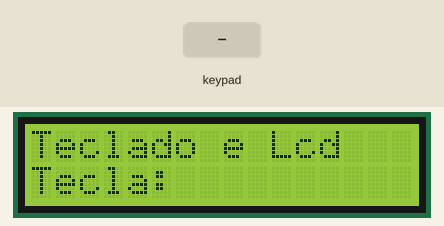
The sketch below on a simulated Arduino Uno, built with avr-gcc and run on an emulated ATmega328P. Shown: 16×2 character LCD. The inputs (shaded band) are chosen by the test bench. What the sketch prints to the serial monitor is not drawn.

Above: at 1.2 s.
1.3 s: keypad keys 1 2 # pressed 0.4 s apart
At 3.2 s:
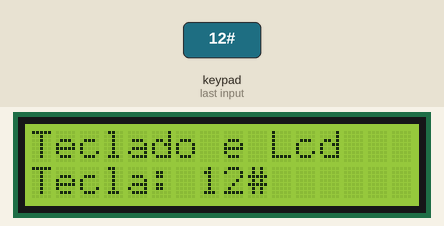
4.0 s: key '*' pressed
At 4.5 s:
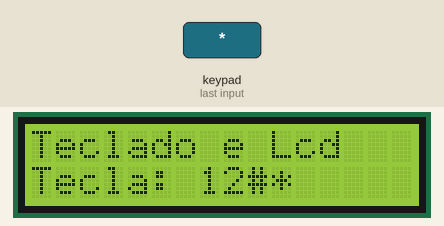
5.5 s: keypad keys 2 5 # pressed 0.4 s apart
At 7.3 s:
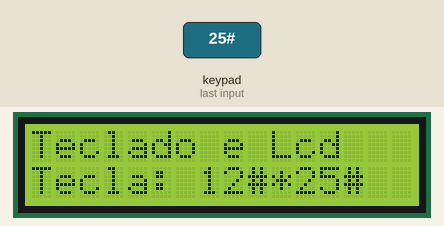
8.2 s: key '#' pressed
At 9.0 s:
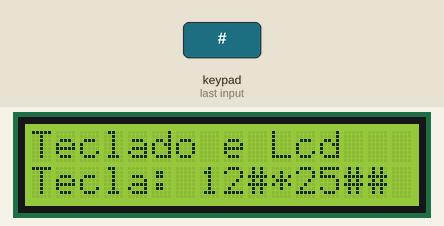
9.7 s: key '*' pressed
At 10.1 s:
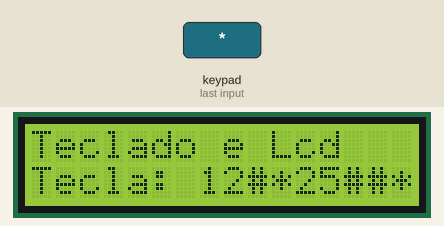
Timing chart, 0 to 12.2 s (numbered marks = the images above; inputs shaded):
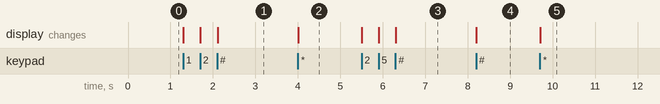

The sketch:

tecladoAndLcd.ino
```cpp
#include <Keypad.h>  // Bibliteca do Teclado
#include <Wire.h>  // Biblioteca LCD
#include <LiquidCrystal_I2C.h>  // Biblioteca LCD

LiquidCrystal_I2C lcd(0x27, 16, 2);  // lcd(Endereço I2C, Colunas, Linhas)

// Definindo pinos de linhas e colunas conecadas no arduino
byte pinosLinhas[ ]  = {4,5,6,7};
byte pinosColunas[ ] = {10,9,8};

// Matriz responsavel pela impressão no lcd
char teclas[4][3] = {{'1','2','3'},
                     {'4','5','6'},
                     {'7','8','9'},
                     {'*','0','#'}};

Keypad teclado1 = Keypad( makeKeymap(teclas), pinosLinhas, pinosColunas, 4, 3);

void setup(){
    lcd.init();  // Inicializa o lcd
    lcd.backlight();  // Liga a Luz de Fundo
    lcd.print("Teclado e Lcd");
    lcd.setCursor(0, 1);
    lcd.print("Tecla: ");
    lcd.setCursor(7, 1);
        Serial.begin(9600);  // Inicia a Serial
        Serial.println("Teste Teclado e Lcd");
        Serial.println();
}

void loop() {

  char tecla_pressionada = teclado1.getKey();  //Localiza a tecla pressionada e adiciona em uma variável

  if (tecla_pressionada)
  { // Imprime no Lcd e no Serial
    Serial.print("Tecla: ");
    Serial.println(tecla_pressionada);
    lcd.print(tecla_pressionada);
  }
}
```

Measured:
- after the input at 1.3 s, the display: first changes at once (image 1 shows a later state)
- after the input at 4.0 s, the display: changes at once (image 2)
- after the input at 5.5 s, the display: first changes at once (image 3 shows a later state)
- after the input at 8.2 s, the display: changes at once (image 4)
- after the input at 9.7 s, the display: changes at once (image 5)
